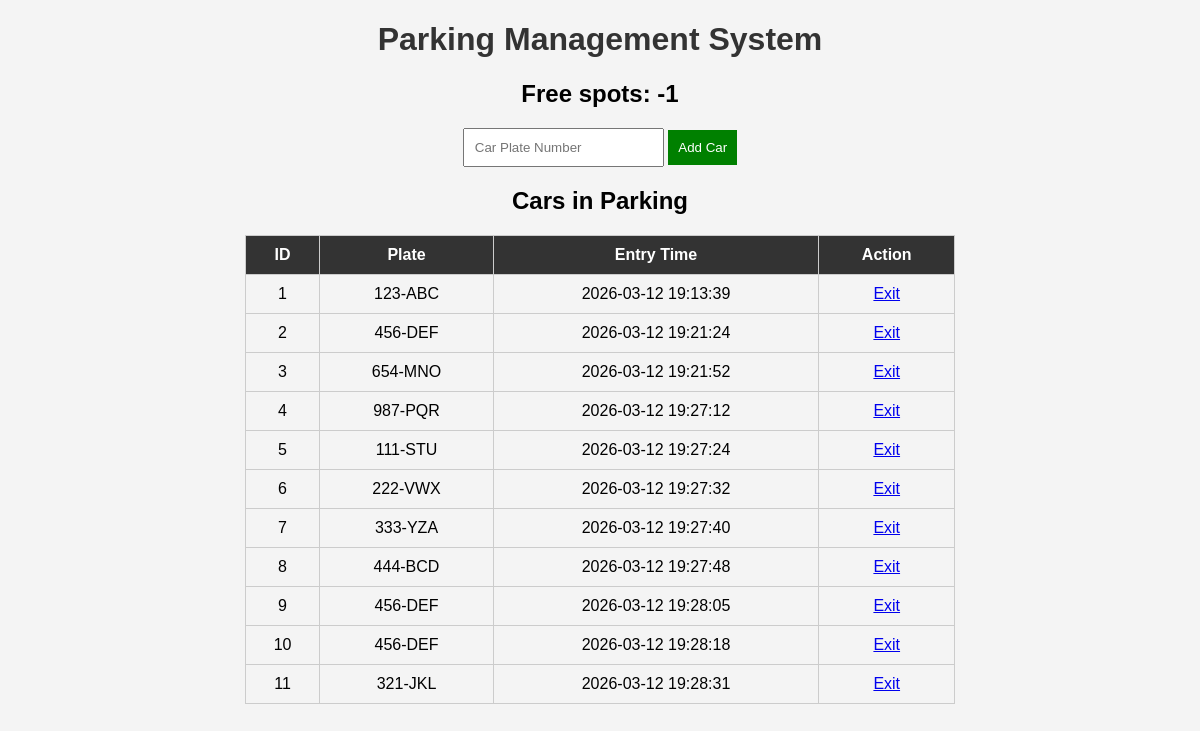
The page / on the database its author committed.
### tables this page shows
CREATE TABLE cars(
        id INTEGER PRIMARY KEY AUTOINCREMENT,
        plate TEXT,
        entry_time TEXT
    );

### app.py (the view)
@app.route("/")
def index():
    conn = get_connection()
    cursor = conn.cursor()
    cursor.execute("SELECT * FROM cars")
    cars = cursor.fetchall()
    cursor.execute("SELECT COUNT(*) FROM cars")
    count = cursor.fetchone()[0]
    conn.close()
    free_spots = TOTAL_SPOTS - count
    return render_template("index.html", cars=cars, free=free_spots)

### app.py (called while the page is built)
def get_connection():
    conn = sqlite3.connect("parking.db")
    return conn

### templates/index.html (shortened to what this page needs)
<!DOCTYPE html>
<html>
<head>
    <link rel="stylesheet" href="/static/style.css">
</head>
<body>
<h1>Parking Management System</h1>
<h2>Free spots: {{free}}</h2>
<form action="/add" method="POST">
    <input type="text" name="plate" placeholder="Car Plate Number" required>
    <button type="submit">Add Car</button>
</form>
<h2>Cars in Parking</h2>
<table>
<tr>
<th>ID</th>
<th>Plate</th>
<th>Entry Time</th>
<th>Action</th>
</tr>
{% for car in cars %}
<tr>
<td>{{car[0]}}</td>
<td>{{car[1]}}</td>
<td>{{car[2]}}</td>
<td>
<a href="/exit/{{car[0]}}">Exit</a>
</td>
</tr>
{% endfor %}
</table>
</body>
</html>

### static/style.css (style rules this page uses)
body { font-family: Arial; text-align:center; background:#f4f4f4; }
h1 { color:#333; }
table { margin:auto; border-collapse:collapse; width:60%; }
th, td { border:1px solid #ccc; padding:10px; }
th { background:#333; color:white; }
button { padding:10px; background:green; color:white; border:none; }
input { padding:10px; }

### rows shown on the page
cars: id "1", plate "123-ABC", entry_time "2026-03-12 19:13:39"
cars: id "2", plate "456-DEF", entry_time "2026-03-12 19:21:24"
cars: id "3", plate "654-MNO", entry_time "2026-03-12 19:21:52"
cars: id "4", plate "987-PQR", entry_time "2026-03-12 19:27:12"
cars: id "5", plate "111-STU", entry_time "2026-03-12 19:27:24"
cars: id "6", plate "222-VWX", entry_time "2026-03-12 19:27:32"
cars: id "7", plate "333-YZA", entry_time "2026-03-12 19:27:40"
cars: id "8", plate "444-BCD", entry_time "2026-03-12 19:27:48"
cars: id "9", plate "456-DEF", entry_time "2026-03-12 19:28:05"
cars: id "10", plate "456-DEF", entry_time "2026-03-12 19:28:18"
cars: id "11", plate "321-JKL", entry_time "2026-03-12 19:28:31"

### other values the page prints
{{ free }} "-1"
